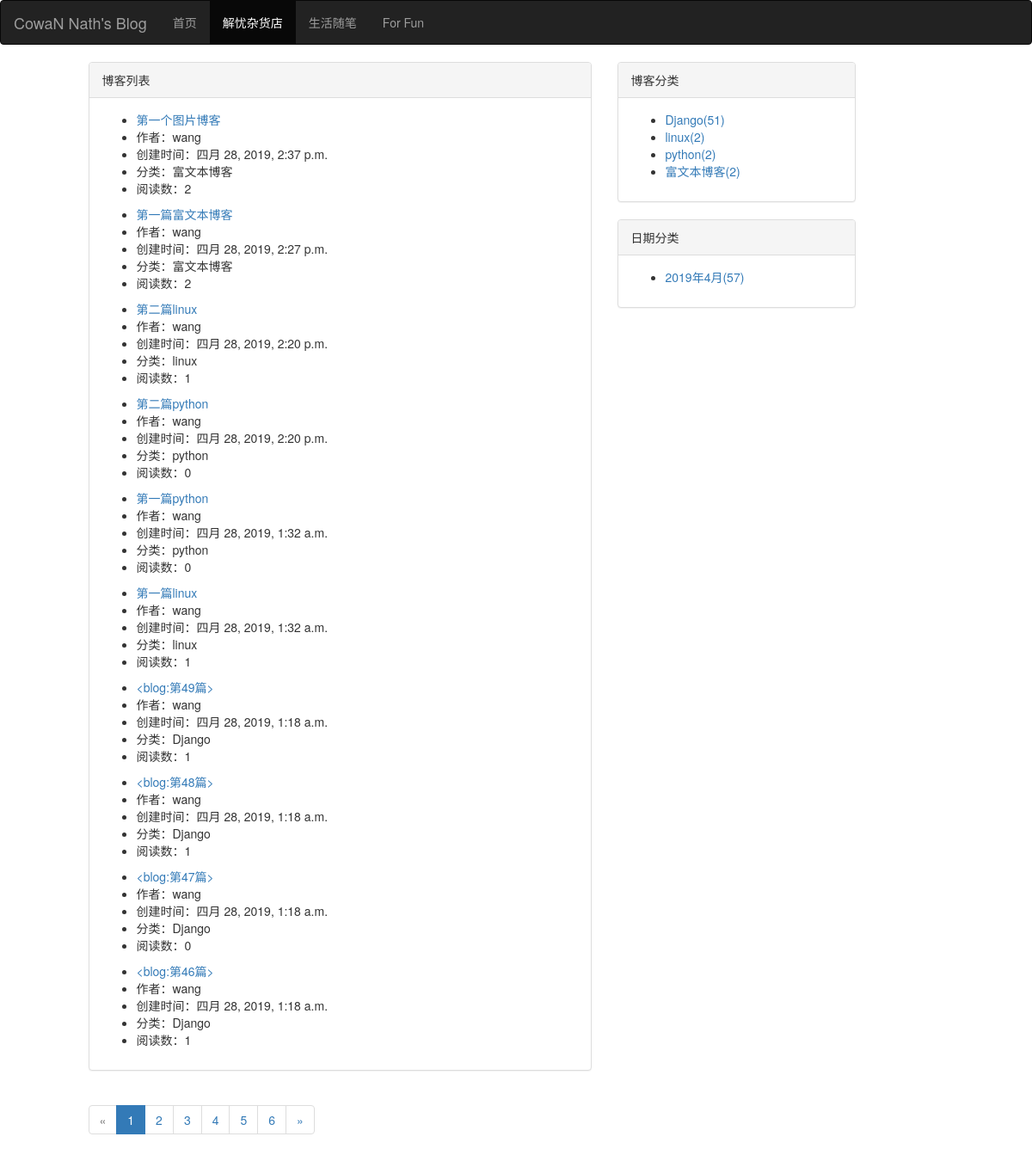
Screenshot of /blog/ with the database file from the repository.
### blog/models.py (models this page shows, shortened)
class Blog(models.Model):
    title = models.CharField(max_length = 50)
    blog_type = models.ForeignKey(BlogType, on_delete = models.DO_NOTHING, related_name = "blog")
    author = models.ForeignKey(User, on_delete = models.DO_NOTHING)
    created_time = models.DateTimeField(auto_now_add = True)
    last_updated_time = models.DateTimeField(auto_now = True)
    content = RichTextUploadingField()
    read_detail = GenericRelation(ReadDetail)
    def read_num(self):
        try:
            ct = ContentType.objects.get_for_model(self)
            readNum = ReadNum.objects.get(content_type = ct, object_id = self.pk)
            return  readNum.read_num
        except exceptions.ObjectDoesNotExist:
            return 0
    class Meta:
        ordering = ['-id']

class BlogType(models.Model):
    type_name = models.CharField(max_length = 50)
    def __str__(self):
        return self.type_name

### read_statistics/models.py (models this page shows)
class ReadNum(models.Model):
    content_type = models.ForeignKey(ContentType, on_delete=models.CASCADE)
    object_id = models.PositiveIntegerField()
    content_object = GenericForeignKey('content_type', 'object_id')
    read_num = models.IntegerField(default = 0)

### blog/views.py (the view)
# urls.py: path('', views.blog_list, name="blog_list"),
def blog_list(request):
    blogs = Blog.objects.all()
    context = get_common_data(blogs, request)
    return render(request, 'blog_list.html', context)

### blog/views.py (called while the page is built)
def get_common_data(blogs, request):
    paginator = Paginator(blogs, 10)
    page_num = request.GET.get('page', 1)
    blogs_of_page = paginator.get_page(page_num)
    blog_dates = Blog.objects.dates("created_time", "month", order="ASC" )
    blog_dates_dict = {}
    for blog_date in blog_dates:
        blog_date_count = Blog.objects.filter(created_time__year = blog_date.year, created_time__month = blog_date.month).count()
        blog_dates_dict[blog_date] = blog_date_count
    context = {}
    context["blogs_of_page"] = blogs_of_page
    context["page_range"] = blogs_of_page.paginator.page_range
    context["blog_types"] = BlogType.objects.annotate(blog_type_count = Count("blog")) # 博客按照分类计数
    context["blog_dates_dict"] = blog_dates_dict
    return context

### blog/templates/blog_list.html (shortened to what this page needs)
{% extends 'base.html' %}
{% load staticfiles %}
{% block blog_list_status %}active{% endblock %}
{% block content %}
    <div class="row">
        <div class="col-sm-6 col-sm-offset-1">
            <div class="panel panel-default">
                <div class="panel-heading">
                    {% block panel_title %}博客列表{% endblock %}
                </div>
                <div class="panel-body">
                    {% for blog in blogs_of_page.object_list %}
                        <ul>
                            <li><a href="{% url 'blog_detail' blog.id %}">{{ blog.title }}</a></li>
                            <li>作者：{{ blog.author }}</li>
                            <li>创建时间：{{ blog.created_time }}</li>
                            <li>分类：{{ blog.blog_type }}</li>
                            <li>阅读数：{{ blog.read_num }}</li>
                        </ul>
                    {% empty %}
                        <--暂无博客-->
                    {% endfor %}
                </div>
            </div>
            <div aria-label="Page navigation">
                <ul class="pagination">
                    {% if blogs_of_page.has_previous %}
                        <li><a href="?page={{ blogs_of_page.previous_page_number }}" aria-label="Previous"><span aria-hidden="true">&laquo;</span></a></li>
                    {% else %}
                        <li class="disabled"><a href="#" aria-label="Previous"><span aria-hidden="true">&laquo;</span></a></li>
                    {% endif %}
                    {% for page_num in page_range %}
                        {% if blogs_of_page.number == page_num %}
                            <li class="active"><a href="#">{{ page_num }} <span class="sr-only">(current)</span></a></li>
                        {% else %}
                            <li><a href="?page={{ page_num }}">{{ page_num }}</a></li>
                        {% endif %}
                    {% endfor %}
                    {% if blogs_of_page.has_next %}
                        <li><a href="?page={{ blogs_of_page.next_page_number }}" aria-label="Next"><span aria-hidden="true">&raquo;</span></a></li>
                    {% else %}
                        <li class="disabled"><a href="#" aria-label="Next"><span aria-hidden="true">&raquo;</span></a></li>
                    {% endif %}
                </ul>
            </div>
        </div>
        <div class="col-sm-3">
            <div class="panel panel-default">
                <div class="panel-heading">
                    博客分类
                </div>
                <div class="panel-body">
                    <ul>
                        {% for blog_type in blog_types %}
                            <li><a href="{% url 'blogs_with_type' blog_type.pk %}">{{ blog_type.type_name }}({{ blog_type.blog_type_count }})</a></li>
                        {% empty %}
                            <--暂无分类-->
                        {% endfor %}
                    </ul>
                </div>
            </div>
            <div class="panel panel-default">
                <div class="panel-heading">
                    日期分类
                </div>
                <div class="panel-body">
                    <ul>
                        {% for blog_date, blog_date_count in blog_dates_dict.items %}
                            <li><a href="{% url 'blogs_with_date' blog_date.year blog_date.month %}">{{ blog_date.year }}年{{ blog_date.month }}月({{ blog_date_count }})</a></li>
                        {% empty %}
                            <--暂无分类-->
                        {% endfor %}
                    </ul>
                </div>
            </div>
        </div>
    </div>
{% endblock %}

### rows the page displays
Blog: title "第一个图片博客", author "wang", created_time "四月 28, 2019, 2:37 p.m.", blog_type "富文本博客", read_num "2"
Blog: title "第一篇富文本博客", author "wang", created_time "四月 28, 2019, 2:27 p.m.", blog_type "富文本博客", read_num "2"
Blog: title "第二篇linux", author "wang", created_time "四月 28, 2019, 2:20 p.m.", blog_type "linux", read_num "1"
Blog: title "第二篇python", author "wang", created_time "四月 28, 2019, 2:20 p.m.", blog_type "python", read_num "0"
Blog: title "第一篇python", author "wang", created_time "四月 28, 2019, 1:32 a.m.", blog_type "python", read_num "0"
Blog: title "第一篇linux", author "wang", created_time "四月 28, 2019, 1:32 a.m.", blog_type "linux", read_num "1"
Blog: title "<blog:第49篇>", author "wang", created_time "四月 28, 2019, 1:18 a.m.", blog_type "Django", read_num "1"
Blog: title "<blog:第48篇>", author "wang", created_time "四月 28, 2019, 1:18 a.m.", blog_type "Django", read_num "1"
Blog: title "<blog:第47篇>", author "wang", created_time "四月 28, 2019, 1:18 a.m.", blog_type "Django", read_num "0"
Blog: title "<blog:第46篇>", author "wang", created_time "四月 28, 2019, 1:18 a.m.", blog_type "Django", read_num "1"
BlogType: type_name "Django", blog_type_count "51"
BlogType: type_name "linux", blog_type_count "2"
BlogType: type_name "python", blog_type_count "2"
BlogType: type_name "富文本博客", blog_type_count "2"

### other values shown
{{ page_num }} "1"
{{ page_num }} "2" "3" "4" "5" "6"
{{ blog_date.year }} "2019"
{{ blog_date.month }} "4"
{{ blog_date_count }} "57"
